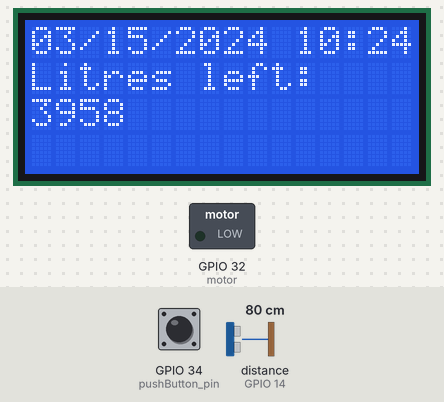
This program was run on a simulated ESP32. On the bench: 16×4 character LCD, switched loads named in the program (green lamp = pin HIGH). Wiring (inferred from the names in the program): ultrasonic range finder: trigger GPIO 13; echo GPIO 14. The test bench sets the inputs (shaded band); at power-on: distance to the obstacle (sensor on GPIO 14) 80 cm, GPIO 34 (pushButton_pin) HIGH. The echo pulse lasts 58.3 µs per cm; WiFi joins after 1.5 s; servers stay silent unless stated; the local clock reads 2024-03-15 10:24:30 at power-on unless the program sets it; pins used as bus, display or sensor lines are not drawn; what the program prints to the serial monitor is not drawn.

Above: at 3.4 s.
3.5 s: distance to the obstacle (sensor on GPIO 14) set to 2 cm
At 5.8 s:
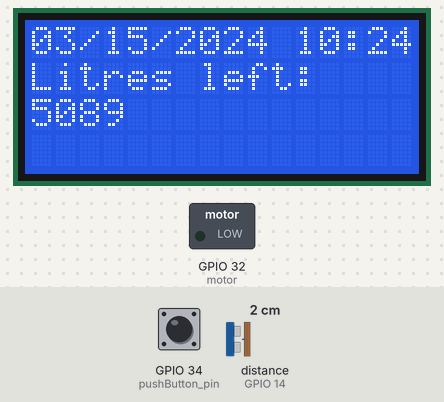
6.7 s: distance to the obstacle (sensor on GPIO 14) set to 35 cm
At 7.9 s:
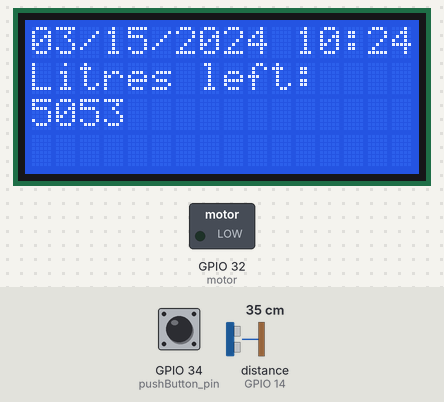
9.9 s: distance to the obstacle (sensor on GPIO 14) set to 60 cm
At 13.6 s:
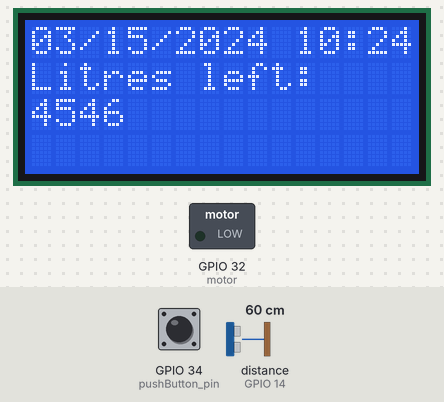
Timing chart, 0 to 15.1 s (numbered marks = the images above; inputs shaded):
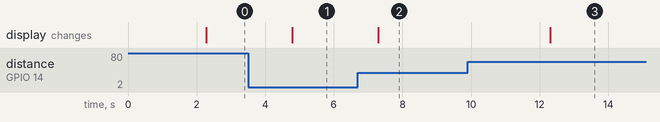

Measured:
- after the input at 3.5 s, the display: changes after 1.3 s (image 1)
- after the input at 6.7 s, the display: changes after 0.59 s (image 2)
- after the input at 9.9 s, the display: changes after 2.4 s (image 3)

The program:

main.cpp
```cpp
#include <Arduino.h>
#include <Wire.h>
#include <math.h>
#include <SoftwareSerial.h>
#include<HardwareSerial.h>
#include <TimeLib.h>
#include <TimeAlarms.h>
#include <time.h>
#include <LiquidCrystal.h>
#include <ThreeWire.h>
#include <RtcDS1302.h>
#include <WiFi.h>


// initialize the library by associating any needed LCD interface pin
// with the arduino pin number it is connected to
const int rs = 19, en = 23, d4 = 18, d5 = 5, d6 = 4, d7 = 15;
LiquidCrystal lcd(rs, en, d4, d5, d6, d7);


ThreeWire myWire(26,25,33); // IO, SCLK, CE
RtcDS1302<ThreeWire> Rtc(myWire);

//SoftwareSerial SIM800L(17, 16); // RX, TX

#define genSensePin 2
#define pushButton_pin 34
#define motor 32
#define motorStop 36
//enter wifi credentials
const char* ssid     = "your-ssid";
const char* password = "your-password";

// UltraSonic Sensor setup
#define SOUND_SPEED 0.034 // cm/us
#define trigPin 13
#define echoPin 14
long duration;
float distanceCm;
double height;


const double pi = 3.14159265;
const double length = 2.0;
const double diameter = 1.8;
const double radius = 0.9;
double volume;

void setupRtcModule();
void setupTimeHelpers();
//void setupGSM();
void triggerAlarm();
double calculateVolume(double hgt);
//void sendMessage(double message, bool genStatus);
double getHeight();
double movingAverage(double *arr, int n);
void displayVolume(double msg);
void printDateTime(const RtcDateTime& dt);
void IRAM_ATTR fillTank();
//void IRAM_ATTR genStateSense();

void setup()
{
  // put your setup code here, to run once:
  Serial.begin(115200);
  lcd.begin(16, 4);

  WiFi.begin(ssid, password);
  delay(2000);
  if(!WL_CONNECTED)
  {
    Serial.println("Wifi could not connect");
  }

  // setup ultrasonic sensor
  pinMode(trigPin, OUTPUT);
  pinMode(echoPin, INPUT);

  //setup interrupts to measure fill Tank when you press a push button
 pinMode(pushButton_pin, INPUT_PULLUP);
 attachInterrupt(pushButton_pin, fillTank, FALLING);
 pinMode(motor,OUTPUT);
 pinMode(motorStop, INPUT_PULLUP);
 /*
  //setup generator sensing interrput
 pinMode(genSensePin, INPUT);
 attachInterrupt(genSensePin, genStateSense, CHANGE);
*/
  //setupGSM();
  setupRtcModule();
  setupTimeHelpers();
  // initialize LCD
  Serial.println("setting up lcd");


  while (!Serial)
    ; // wait for Arduino Serial Monitor
  delay(200);

 /*
  // create the alarms, to trigger at specific times
  Alarm.alarmRepeat(8, 0, 0, triggerAlarm);  // 8:00am every day
  Alarm.alarmRepeat(15, 30, 0, triggerAlarm); // 3:30pm every day

  Serial.println("Alarm set");
  */
}

void loop()
{
  RtcDateTime now = Rtc.GetDateTime();

    printDateTime(now);
    Serial.println();

    if (!now.IsValid())
    {
        // Common Causes:
        //    1) the battery on the device is low or even missing and the power line was disconnected
        Serial.println("RTC lost confidence in the DateTime!");
    }

  height= getHeight();
  Serial.println(height);
  displayVolume(calculateVolume(movingAverage(&height, 5)));
  delay(2500);
}

void setupRtcModule()
{
 Rtc.Begin();

    RtcDateTime compiled = RtcDateTime(__DATE__, __TIME__);

    if (!Rtc.IsDateTimeValid())
    {
        // Common Causes:
        //    1) first time you ran and the device wasn't running yet
        //    2) the battery on the device is low or even missing

        Serial.println("RTC lost confidence in the DateTime!");
        Rtc.SetDateTime(compiled);
    }

    if (Rtc.GetIsWriteProtected())
    {
        Serial.println("RTC was write protected, enabling writing now");
        Rtc.SetIsWriteProtected(false);
    }

    if (!Rtc.GetIsRunning())
    {
        Serial.println("RTC was not actively running, starting now");
        Rtc.SetIsRunning(true);
    }

    RtcDateTime now = Rtc.GetDateTime();
    if (now < compiled)
    {
        Serial.println("RTC is older than compile time!  (Updating DateTime)");
        Rtc.SetDateTime(compiled);
    }
    else if (now > compiled)
    {
        Serial.println("RTC is newer than compile time. (this is expected)");
    }
    else if (now == compiled)
    {
        Serial.println("RTC is the same as compile time! (not expected but all is fine)");
    }

}

//set the system time for timelib

void setupTimeHelpers()
{
  //setSyncProvider(Rtc.GetDateTime());
  RtcDateTime now = Rtc.GetDateTime();
  setTime(now.Hour(), now.Minute(), now.Second(), now.Day(), now.Month(), now.Year());

  Serial.print("Time helpers set up");
}
/*
// setting up the gms module
void setupGSM()
{

  SIM800L.begin(9600);
  delay(1000);
  Serial.println("GSM Setup Complete!");
}
*/
// function that is called when the alarm is triggered
/*
void triggerAlarm()
{

  height = getHeight();
  displayVolume(calculateVolume(movingAverage(&height,5))); // Display the volume on LCD screen
 // sendMessage(calculateVolume(movingAverage(&height, 5))), digitalRead(genSensePin));   // send the message using the gsm module
  lcd.setCursor(1, 3);
  lcd.print("alarm!!");
  delay(5000);
  lcd.clear();
  setupTimeHelpers();

}*/

// function to get the liquid level using an ultrasonic sensor
double getHeight()
{

  // Clears the trigPin
  digitalWrite(trigPin, LOW);
  delayMicroseconds(2);
  // Sets the trigPin on HIGH state for 10 micro seconds
  digitalWrite(trigPin, HIGH);
  delayMicroseconds(10);
  digitalWrite(trigPin, LOW);

  // Reads the echo, returns the sound wave travel time in microseconds
  duration = pulseIn(echoPin, HIGH);

  // Calculate the distance
  distanceCm = duration * SOUND_SPEED / 2;
  height = diameter-((distanceCm-30 )/ 100); // height in meters
  /*if(((distanceCm-30)/100)>=height)
  {
     height=0;
  }/*else
  {
    height = diameter-((distanceCm-30 )/ 100); // height in meters
   */ if(height<0){
      height= 0;
    }

    if ( height >= diameter)
    {
      height= diameter;
    }


  return height;
}

//code for simple moving average filter
double movingAverage(double *arr, int n)
{

  double sum= 0;

   for(int i= 0; i<=n; i++)
   {
       sum+= arr[i];
   }

   return sum/n;
}

// https://mathworld.wolfram.com/HorizontalCylindricalSegment.html
// Function to calculate volume of a cylinder laying parallel to the horizontal
double calculateVolume(double hgt)
{
  double radius_height = radius - height;
  double radian_angle = acos((radius_height) / radius); //*radian;
  double sqr_root = sqrt((2 * radius * height - pow(height, 2)));

  double volume = length * (pow(radius, 2) * radian_angle - radius_height * sqr_root);

  return volume*1000;
}
/*
// function to send message via SMS
void sendMessage(double message, bool genState)
{

  SIM800L.println("AT+CMGF=1"); // Set SMS mode to text
  delay(1000);
  SIM800L.println("AT+CMGS=\"+1234567890\""); // Replace with your phone number
  delay(1000);

  if(genState == true)
  {
    SIM800L.print("Generator ON, Fuel/L left in the tank is"); // Replace with your message
    SIM800L.println(message+0x30); // value in ASCII
  }
  else
  {
    SIM800L.print("Generator OFF, Fuel/L left in the tank is"); // Replace with your message
    SIM800L.println(message); // value in ASCII
  }

  delay(1000);
  SIM800L.write(26); // Send CTRL+Z character
  delay(1000);
}

*/

// Function to display a message using the LCD
void displayVolume(double vol)
{
  lcd.setCursor(0, 1);
  lcd.print("Litres left:");
  lcd.setCursor(0,2);
  lcd.print(int(vol));
}

// ISR to handle when one presses a push button to measure volume
void ARDUINO_ISR_ATTR fillTank()
{
  while(volume<5000|digitalRead(motorStop==HIGH)) {

    digitalWrite(motor, HIGH);
    height= getHeight();
    displayVolume(calculateVolume(movingAverage(&height, 5)));
    lcd.setCursor(0,3);
    lcd.print("Filling....");
    delay(1000);


  }

}
/*
void IRAM_ATTR genStateSense()
{
  if(digitalRead(genSensePin)==HIGH)
  {
   height = getHeight();
   sendMessage(calculateVolume(movingAverage(&height,5)), true);
  }
  else
  {

    sendMessage(calculateVolume(movingAverage(&height,5)), false);
  }

}
*/


//function to print date and time in the rtc lib
#define countof(a) (sizeof(a) / sizeof(a[0]))

void printDateTime(const RtcDateTime& dt)
{
    char datestring[20];

    snprintf_P(datestring,
            countof(datestring),
            PSTR("%02u/%02u/%04u %02u:%02u"),
            dt.Month(),
            dt.Day(),
            dt.Year(),
            dt.Hour(),
            dt.Minute());
    lcd.setCursor(0, 0);
    lcd.print(datestring);
}
```
